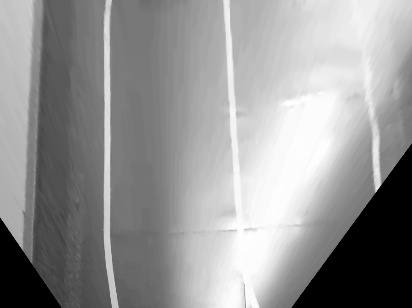
%> input picture linedetect/ss.jpg, 412 x 308 px
$ octave homomo.m   (GNU Octave 9; MATLAB toolbox functions it lacks are replaced by stand-ins)
%> lines starting %> are read from the running program, lines starting %| are printed output that depends on the picture
I = imread('ss.jpg');
%> I is the input picture: size 308x412 uint8; min 0, max 255, mean 148.6
% imshow(I)
I = im2double(I);
%> I: size 308x412 double
% I = log(1 + I);
% imshow(I)
M = size(I,1);
%> M = 308
N = size(I,2);
%> N = 412
sigma = 3;
sigma2 = 100;
[X, Y] = meshgrid(1:N,1:M);
centerX = ceil(N/2);
%> centerX = 206
centerY = ceil(M/2);
%> centerY = 154
gaussianNumerator = (X - centerX).^2 + (Y - centerY).^2;
H = exp(-gaussianNumerator./(2*sigma.^2));
H2 = exp(-gaussianNumerator./(2*sigma2.^2));
H = (1 - H);
figure;
imshow(H)
% H = fftshift(H);
If = fft2(I, M, N);
Ifs = fftshift(If);
Rfs = H.*Ifs
R = ifftshift(Rfs)
Rf=ifft2(R)
Iout = real(Rf);
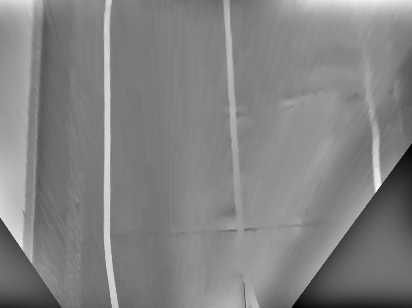
%> Iout: size 308x412 double; min -0.507, max 0.602, mean 0.0613; drawn with min black and max white
Iout = Iout(1:size(I,1),1:size(I,2));
% Ihmf = exp(Iout) - 1;
figure;
imshowpair(I, Iout, 'montage')
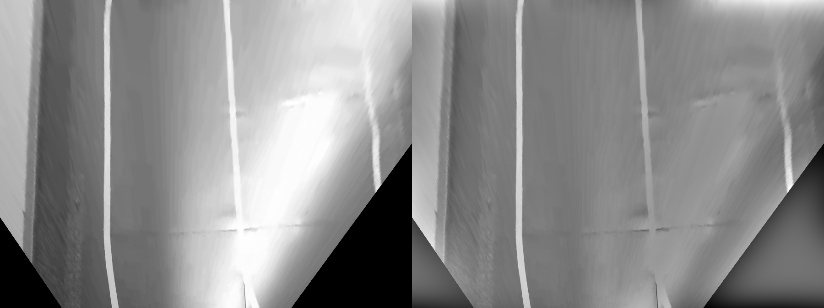
%> displayed picture: size 308x824, on the screen's scale of 0 to 255; min 0, max 255, mean 139.6
